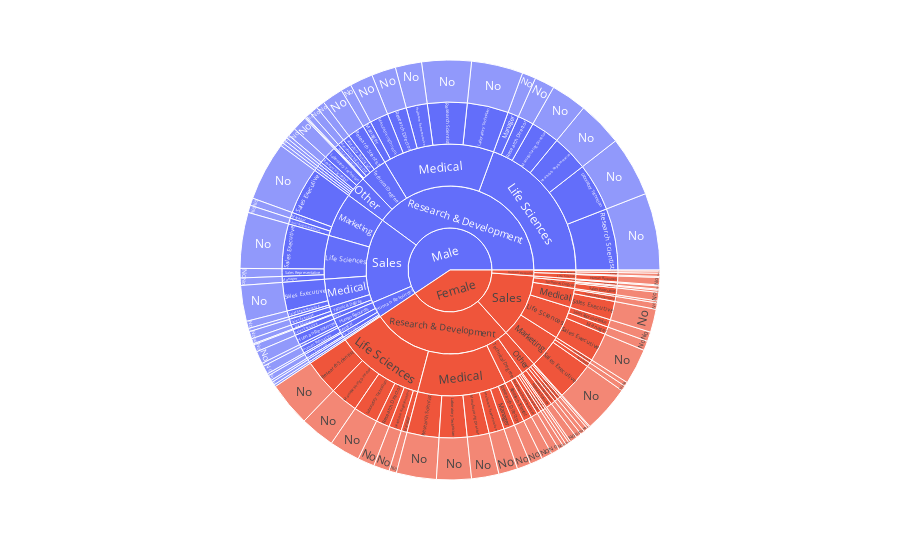

The notebook cell this image was saved under:
### Code cell
fig = px.sunburst(data_Yes, path=["Gender",'Department','EducationField',
                                    'JobRole','Attrition'])
fig.show()

### Figure 1 — Plotly figure (JSON) as saved in the notebook; plotly's stock layout.template omitted (floating-point values rounded to 4 significant figures; data arrays with more than 128 entries replaced by an {"elided": "..."} marker saying what was removed)
{"data": [{"branchvalues": "total", "domain": {"x": [0, 1], "y": [0, 1]}, "hovertemplate": "labels=%{label}<br>count=%{value}<br>parent=%{parent}<br>id=%{id}<extra></extra>", "ids": {"elided": "210 str values"}, "labels": {"elided": "210 str values"}, "name": "", "parents": {"elided": "210 str values"}, "type": "sunburst", "values": {"elided": "210 int values"}}], "layout": {"legend": {"tracegroupgap": 0}, "margin": {"t": 60}}}
